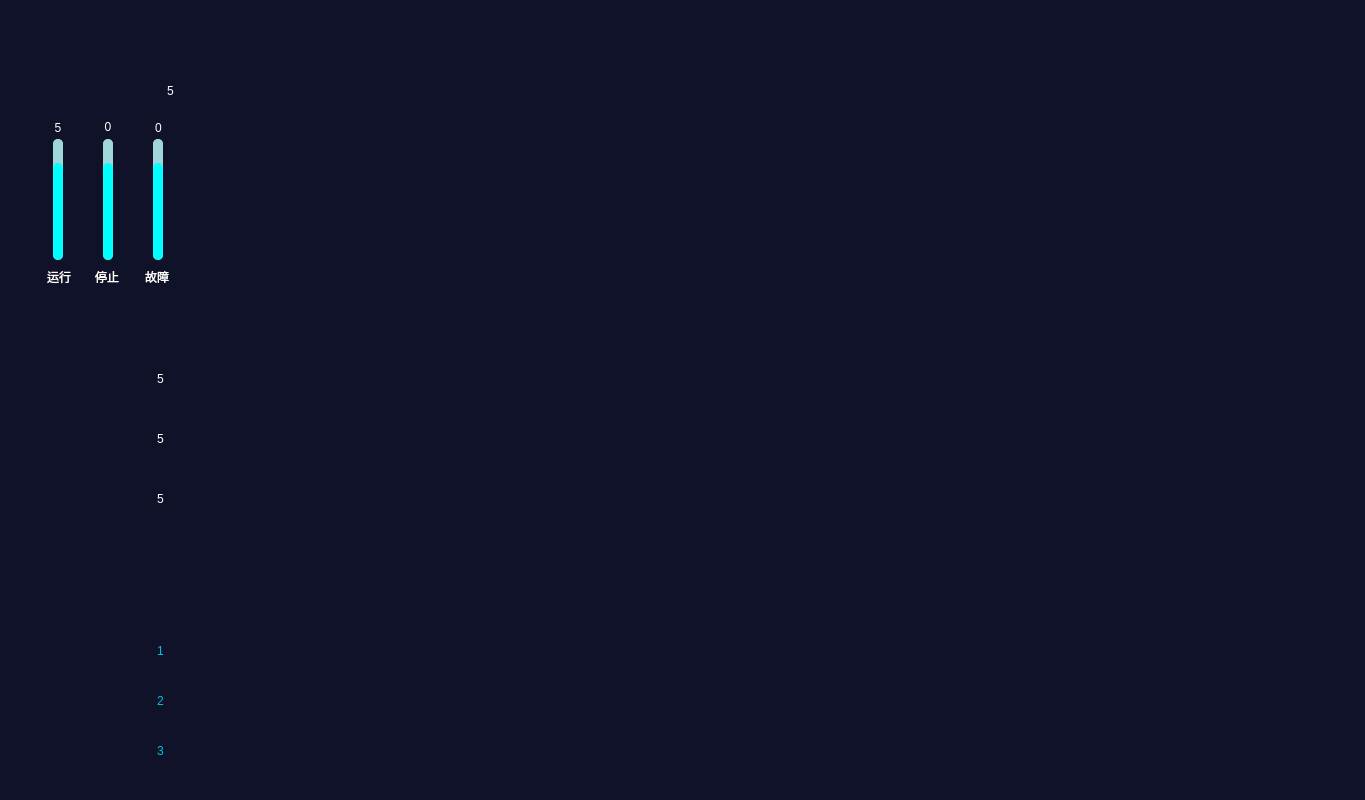
<?xml version="1.0" encoding="UTF-8"?>
<ui version="4.0">
 <class>MainWindow</class>
 <widget class="QMainWindow" name="MainWindow">
  <property name="geometry">
   <rect>
    <x>0</x>
    <y>0</y>
    <width>1365</width>
    <height>800</height>
   </rect>
  </property>
  <property name="windowTitle">
   <string>HQ Battery</string>
  </property>
  <property name="styleSheet">
   <string notr="true">#statusbar{
	background-color: rgb(36, 39, 46);
}</string>
  </property>
  <widget class="QWidget" name="centralwidget">
   <property name="styleSheet">
    <string notr="true">background-color:#0f1228;
color: rgb(255, 255, 255);</string>
   </property>
   <widget class="QWidget" name="widget_2" native="true">
    <property name="geometry">
     <rect>
      <x>0</x>
      <y>0</y>
      <width>1365</width>
      <height>51</height>
     </rect>
    </property>
    <property name="styleSheet">
     <string notr="true">border-image: url(:/image/top_title.png);</string>
    </property>
   </widget>
   <widget class="QWidget" name="battery_number" native="true">
    <property name="geometry">
     <rect>
      <x>20</x>
      <y>70</y>
      <width>181</width>
      <height>231</height>
     </rect>
    </property>
    <property name="styleSheet">
     <string notr="true">#battery_number{
border-image: url(:/image/主页_电源数量.png);
}
QLabel{
background:transparent;
}
QLabel#label_total_num{
	font: 700 14pt &quot;Microsoft YaHei UI&quot;;
}
QSlider::vertical{
min-width:36px;color:#000000;background:transparent;
} 
QSlider::groove:vertical{
background:#a0d7da;width:10px;border-radius:5px;
}
QSlider::add-page:vertical{
background:#00ffff;width:10px;border-radius:5px;
}
QSlider::sub-page:vertical{
background:#a0d7da;width:10px;border-radius:5px;
}</string>
    </property>
    <widget class="QSlider" name="verticalSlider">
     <property name="geometry">
      <rect>
       <x>20</x>
       <y>69</y>
       <width>36</width>
       <height>121</height>
      </rect>
     </property>
     <property name="value">
      <number>80</number>
     </property>
     <property name="orientation">
      <enum>Qt::Vertical</enum>
     </property>
    </widget>
    <widget class="QSlider" name="verticalSlider_2">
     <property name="geometry">
      <rect>
       <x>70</x>
       <y>69</y>
       <width>36</width>
       <height>121</height>
      </rect>
     </property>
     <property name="value">
      <number>80</number>
     </property>
     <property name="orientation">
      <enum>Qt::Vertical</enum>
     </property>
    </widget>
    <widget class="QSlider" name="verticalSlider_3">
     <property name="geometry">
      <rect>
       <x>120</x>
       <y>69</y>
       <width>36</width>
       <height>121</height>
      </rect>
     </property>
     <property name="value">
      <number>80</number>
     </property>
     <property name="orientation">
      <enum>Qt::Vertical</enum>
     </property>
    </widget>
    <widget class="QLabel" name="label_runing_num">
     <property name="geometry">
      <rect>
       <x>30</x>
       <y>50</y>
       <width>16</width>
       <height>16</height>
      </rect>
     </property>
     <property name="text">
      <string>5</string>
     </property>
     <property name="alignment">
      <set>Qt::AlignCenter</set>
     </property>
    </widget>
    <widget class="QLabel" name="label_stop_num">
     <property name="geometry">
      <rect>
       <x>80</x>
       <y>49</y>
       <width>16</width>
       <height>16</height>
      </rect>
     </property>
     <property name="text">
      <string>0</string>
     </property>
     <property name="alignment">
      <set>Qt::AlignCenter</set>
     </property>
    </widget>
    <widget class="QLabel" name="label_fault_num">
     <property name="geometry">
      <rect>
       <x>128</x>
       <y>50</y>
       <width>21</width>
       <height>16</height>
      </rect>
     </property>
     <property name="text">
      <string>0</string>
     </property>
     <property name="alignment">
      <set>Qt::AlignCenter</set>
     </property>
    </widget>
    <widget class="QLabel" name="label_4">
     <property name="geometry">
      <rect>
       <x>27</x>
       <y>199</y>
       <width>31</width>
       <height>16</height>
      </rect>
     </property>
     <property name="text">
      <string>运行</string>
     </property>
    </widget>
    <widget class="QLabel" name="label_5">
     <property name="geometry">
      <rect>
       <x>75</x>
       <y>199</y>
       <width>31</width>
       <height>16</height>
      </rect>
     </property>
     <property name="text">
      <string>停止</string>
     </property>
    </widget>
    <widget class="QLabel" name="label_6">
     <property name="geometry">
      <rect>
       <x>125</x>
       <y>199</y>
       <width>31</width>
       <height>16</height>
      </rect>
     </property>
     <property name="text">
      <string>故障</string>
     </property>
    </widget>
    <widget class="QLabel" name="label_total_num">
     <property name="geometry">
      <rect>
       <x>147</x>
       <y>10</y>
       <width>16</width>
       <height>21</height>
      </rect>
     </property>
     <property name="text">
      <string>5</string>
     </property>
    </widget>
   </widget>
   <widget class="QWidget" name="protect_status" native="true">
    <property name="geometry">
     <rect>
      <x>20</x>
      <y>310</y>
      <width>181</width>
      <height>241</height>
     </rect>
    </property>
    <property name="styleSheet">
     <string notr="true">#protect_status{
border-image: url(:/image/主页_保护状态.png);
}
QLabel{
background:transparent;
}
#label_totalVoltageOverProtect{
border-image: url(:/image/过充电压.png);
}
#widget_battery_bak,#widget_battery_bak_2,#widget_battery_bak_3
{
	border-image: url(:/image/电源.png);
	background:transparent;
}
#label_totalVoltageLowProtect{
	border-image: url(:/image/低电压警告.png);
}
#label_shortCircuitProtect{
	border-image: url(:/image/输出短路.png);
}
</string>
    </property>
    <widget class="QLabel" name="label_totalVoltageOverProtect">
     <property name="geometry">
      <rect>
       <x>10</x>
       <y>68</y>
       <width>91</width>
       <height>21</height>
      </rect>
     </property>
     <property name="text">
      <string/>
     </property>
    </widget>
    <widget class="QLabel" name="label_totalVoltageLowProtect">
     <property name="geometry">
      <rect>
       <x>10</x>
       <y>128</y>
       <width>91</width>
       <height>21</height>
      </rect>
     </property>
     <property name="text">
      <string/>
     </property>
    </widget>
    <widget class="QLabel" name="label_shortCircuitProtect">
     <property name="geometry">
      <rect>
       <x>10</x>
       <y>188</y>
       <width>101</width>
       <height>21</height>
      </rect>
     </property>
     <property name="text">
      <string/>
     </property>
    </widget>
    <widget class="QWidget" name="widget_battery_bak" native="true">
     <property name="geometry">
      <rect>
       <x>120</x>
       <y>58</y>
       <width>41</width>
       <height>41</height>
      </rect>
     </property>
     <widget class="QLabel" name="label_totalVoltageOverProtect_num">
      <property name="geometry">
       <rect>
        <x>10</x>
        <y>0</y>
        <width>21</width>
        <height>21</height>
       </rect>
      </property>
      <property name="text">
       <string>5</string>
      </property>
      <property name="alignment">
       <set>Qt::AlignCenter</set>
      </property>
     </widget>
    </widget>
    <widget class="QWidget" name="widget_battery_bak_2" native="true">
     <property name="geometry">
      <rect>
       <x>120</x>
       <y>118</y>
       <width>41</width>
       <height>41</height>
      </rect>
     </property>
     <widget class="QLabel" name="label_totalVoltageLowProtect_num">
      <property name="geometry">
       <rect>
        <x>10</x>
        <y>0</y>
        <width>21</width>
        <height>21</height>
       </rect>
      </property>
      <property name="text">
       <string>5</string>
      </property>
      <property name="alignment">
       <set>Qt::AlignCenter</set>
      </property>
     </widget>
    </widget>
    <widget class="QWidget" name="widget_battery_bak_3" native="true">
     <property name="geometry">
      <rect>
       <x>120</x>
       <y>178</y>
       <width>41</width>
       <height>41</height>
      </rect>
     </property>
     <widget class="QLabel" name="label_label_shortCircuitProtect_num">
      <property name="geometry">
       <rect>
        <x>10</x>
        <y>0</y>
        <width>21</width>
        <height>21</height>
       </rect>
      </property>
      <property name="text">
       <string>5</string>
      </property>
      <property name="alignment">
       <set>Qt::AlignCenter</set>
      </property>
     </widget>
    </widget>
   </widget>
   <widget class="QWidget" name="fault_alarm" native="true">
    <property name="geometry">
     <rect>
      <x>20</x>
      <y>570</y>
      <width>181</width>
      <height>221</height>
     </rect>
    </property>
    <property name="styleSheet">
     <string notr="true">#fault_alarm{
border-image: url(:/image/主页_故障报警.png);
}
#widget_batery_square,#widget_batery_square_2,#widget_batery_square_3{
	border-image: url(:/image/电源_框.png);	
	background-color:transparent;
}
QLabel{
background:transparent;
	color: rgb(0, 194, 223);
	font: 700 12pt &quot;Microsoft YaHei UI&quot;;
}
#label_7,#label_8,#label_9{
	border-image: url(:/image/输出短路保护失效_A.png);
}
</string>
    </property>
    <widget class="QWidget" name="widget_batery_square" native="true">
     <property name="geometry">
      <rect>
       <x>120</x>
       <y>60</y>
       <width>41</width>
       <height>41</height>
      </rect>
     </property>
     <widget class="QLabel" name="label">
      <property name="geometry">
       <rect>
        <x>5</x>
        <y>10</y>
        <width>31</width>
        <height>21</height>
       </rect>
      </property>
      <property name="text">
       <string>1</string>
      </property>
      <property name="alignment">
       <set>Qt::AlignCenter</set>
      </property>
     </widget>
    </widget>
    <widget class="QWidget" name="widget_batery_square_2" native="true">
     <property name="geometry">
      <rect>
       <x>120</x>
       <y>110</y>
       <width>41</width>
       <height>41</height>
      </rect>
     </property>
     <widget class="QLabel" name="label_2">
      <property name="geometry">
       <rect>
        <x>5</x>
        <y>10</y>
        <width>31</width>
        <height>21</height>
       </rect>
      </property>
      <property name="text">
       <string>2</string>
      </property>
      <property name="alignment">
       <set>Qt::AlignCenter</set>
      </property>
     </widget>
    </widget>
    <widget class="QWidget" name="widget_batery_square_3" native="true">
     <property name="geometry">
      <rect>
       <x>120</x>
       <y>160</y>
       <width>41</width>
       <height>41</height>
      </rect>
     </property>
     <widget class="QLabel" name="label_3">
      <property name="geometry">
       <rect>
        <x>5</x>
        <y>10</y>
        <width>31</width>
        <height>21</height>
       </rect>
      </property>
      <property name="text">
       <string>3</string>
      </property>
      <property name="alignment">
       <set>Qt::AlignCenter</set>
      </property>
     </widget>
    </widget>
    <widget class="QLabel" name="label_7">
     <property name="geometry">
      <rect>
       <x>10</x>
       <y>77</y>
       <width>101</width>
       <height>16</height>
      </rect>
     </property>
     <property name="text">
      <string/>
     </property>
    </widget>
    <widget class="QLabel" name="label_8">
     <property name="geometry">
      <rect>
       <x>10</x>
       <y>125</y>
       <width>111</width>
       <height>16</height>
      </rect>
     </property>
     <property name="text">
      <string/>
     </property>
    </widget>
    <widget class="QLabel" name="label_9">
     <property name="geometry">
      <rect>
       <x>10</x>
       <y>174</y>
       <width>111</width>
       <height>16</height>
      </rect>
     </property>
     <property name="text">
      <string/>
     </property>
    </widget>
   </widget>
   <widget class="QWidget" name="widget_5" native="true">
    <property name="geometry">
     <rect>
      <x>220</x>
      <y>70</y>
      <width>921</width>
      <height>721</height>
     </rect>
    </property>
    <property name="styleSheet">
     <string notr="true">border-image: url(:/image/主页_中间.png);</string>
    </property>
   </widget>
   <widget class="QWidget" name="widget_6" native="true">
    <property name="geometry">
     <rect>
      <x>1160</x>
      <y>70</y>
      <width>185</width>
      <height>231</height>
     </rect>
    </property>
    <property name="styleSheet">
     <string notr="true">border-image: url(:/image/主页_电源.png);</string>
    </property>
   </widget>
   <widget class="QWidget" name="widget_7" native="true">
    <property name="geometry">
     <rect>
      <x>1160</x>
      <y>330</y>
      <width>185</width>
      <height>221</height>
     </rect>
    </property>
    <property name="styleSheet">
     <string notr="true">border-image: url(:/image/主页_运行参数.png);</string>
    </property>
   </widget>
   <widget class="QWidget" name="widget_8" native="true">
    <property name="geometry">
     <rect>
      <x>1160</x>
      <y>570</y>
      <width>185</width>
      <height>221</height>
     </rect>
    </property>
    <property name="styleSheet">
     <string notr="true">border-image: url(:/image/主页_设备信息.png);</string>
    </property>
   </widget>
  </widget>
 </widget>
 <resources/>
 <connections/>
</ui>
